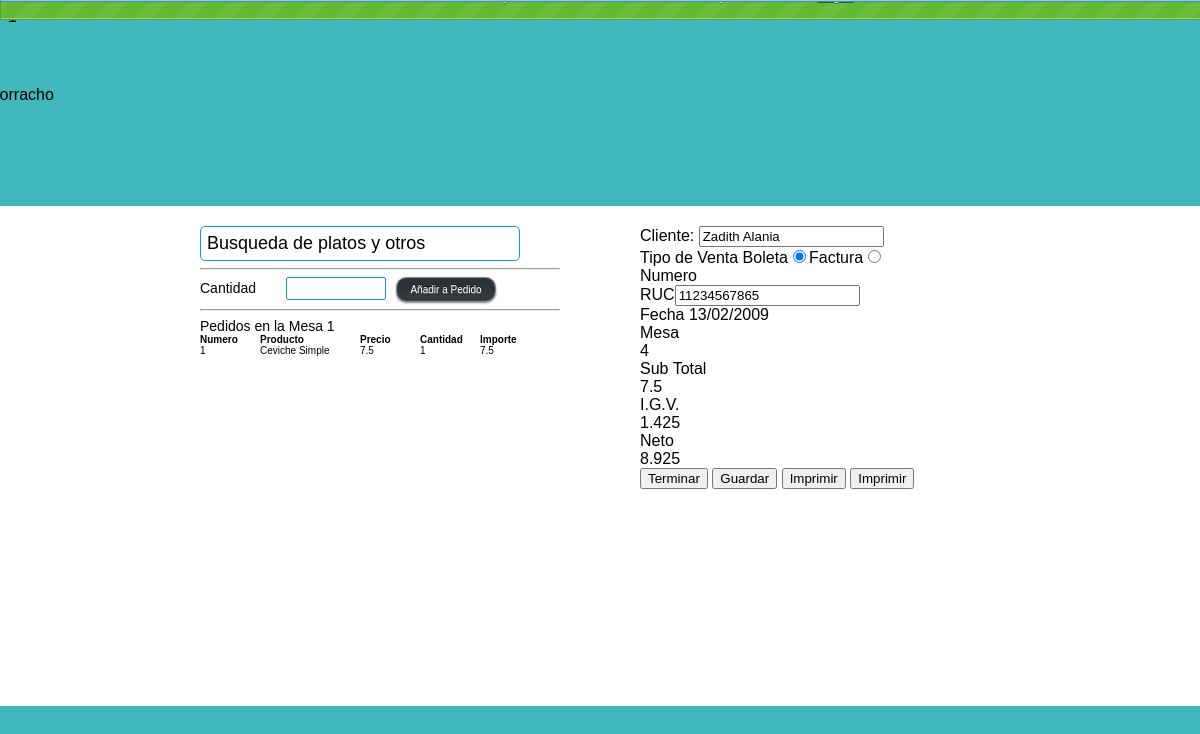
Page /detalle-mesa.php?1 (signed in) on the committed database.
### tables this page shows
CREATE TABLE `producto` (
  `id` int(11) NOT NULL AUTO_INCREMENT,
  `nombre` tinytext NOT NULL,
  `precio_venta` float NOT NULL,
  `costo` float NOT NULL,
  `stock` int(11) NOT NULL,
  `categoria` varchar(1) NOT NULL,
  PRIMARY KEY (`id`)
);

CREATE TABLE `venta` (
  `id` int(11) NOT NULL AUTO_INCREMENT,
  `numero_documento` int(11) NOT NULL,
  `tipo_documento` varchar(1) DEFAULT NULL,
  `fecha` varchar(11) NOT NULL,
  `forma_pago` varchar(1) NOT NULL,
  `total_venta` float NOT NULL,
  `id_cliente` int(11) NOT NULL,
  `id_empleado` int(11) NOT NULL,
  `id_mesa` int(11) NOT NULL,
  PRIMARY KEY (`id`)
);

CREATE TABLE `cliente` (
  `id` int(11) NOT NULL AUTO_INCREMENT,
  `ruc` varchar(11) DEFAULT NULL,
  `nombre` tinytext NOT NULL,
  `direccion` tinytext,
  PRIMARY KEY (`id`)
);

### detalle-mesa.php (the view, shortened to what this page needs)
<?php
$mesa_numero=array_keys($_GET)[0];
?>
<!DOCTYPE html PUBLIC "-//W3C//DTD XHTML 1.0 Strict//EN"
	"http://www.w3.org/TR/xhtml1/DTD/xhtml1-strict.dtd">
<html xmlns="http://www.w3.org/1999/xhtml" xml:lang="en" lang="en">
<head>
	<link rel="stylesheet" type="text/css" media="screen" href="css/style.css"/>
</head>
<body>
	<div class="success message"><?php if ($_COOKIE) { print $_COOKIE["success"];	}?></div>
	<div class="cabecera-logo">
		<div class="contenedor-cabecera">
			<img src="img/logo.png" alt="Limoncito Borracho" title="limoncitoborracho.pe">
		</div>
	</div>
	<div class="contenedor">
		<div class="cuerpo">
			<div class="detalle-mesa-plato">
			<input type="text" name="q" class="buscador-plato" value="Busqueda de platos y otros"><br>
			<div class="encontrado">
				<hr>
			</div>
			<div class="opcional">
				<label>Cantidad</label><input type="text" name="cantidad-pedido"><button class="agregar-plato">Añadir a Pedido</button>
			</div>
			<hr>
			<span class="titulo_mesa">Pedidos en la Mesa <?php print $mesa_numero; ?></span>
			<div class="pedido-actual">
				<ul class="cabecera-pedidos">
					<li>Numero</li>
					<li class='producto'>Producto</li>
					<li>Precio</li>
					<li>Cantidad</li>
					<li>Importe</li>
				</ul>
				<?php
				$sql="select * from evento_mesa where id='".$mesa_numero."'";
				$resultado=mysql_query($sql);
				while ($filas=mysql_fetch_assoc($resultado)) {
					$descripcion=split("/",$filas["contenido"]);
					$total=0;
					for ($i=0; $i<count($descripcion); $i++) {
					?>
					<ul class="platos-pedidos">
					<?php
						list($cantidad,$producto)=split('[*]',$descripcion[$i]);
						$sql_aux="select * from producto where id='".$producto."'";
						$resultado_aux=mysql_query($sql_aux);
						while ($filas_aux=mysql_fetch_assoc($resultado_aux)) {
							$total=$total+($cantidad*$filas_aux["precio_venta"]);
							print "<li>".($i+1)."</li>";
							print "<li class='producto'>".ucwords($filas_aux["nombre"])."</li>";
							print "<li>".$filas_aux["precio_venta"]."</li>";
							print "<li>".$cantidad."</li>";
							print "<li>".($cantidad*$filas_aux["precio_venta"])."</li>";
						}
					?>
					</ul>
					<?php
					}
				}
				?>
			</div>
		</div>
		<div class="detalle-mesa-cliente">
			<?php
				$sql="select * from venta inner join cliente where venta.id_mesa='".$mesa_numero."'";
				$resultado=mysql_query($sql);
				while ($filas=mysql_fetch_assoc($resultado)) {
			?>
			<div class="detalle-mesa-basico">
				<label>Cliente:</label>
				<input type="text" name="cliente" value="<?php print ucwords($filas["nombre"]);?>"><br>
				<label>Tipo de Venta</label>
				<?php
				if ($filas["tipo_documento"]==1) {
				?>
				<span>Boleta</span><input type="radio" checked name="venta" value="boleta"><span>Factura</span><input type="radio" name="venta" value="factura"><br>
				<?php }
				else { ?>
				<span>Boleta</span><input type="radio" name="venta" value="boleta"><span>Factura</span><input type="radio" checked name="venta" value="factura"><br>
				<?php }
				?>
				<label>Numero</label><span><?php $filas["numero_documento"];?></span><br>
				<label>RUC</label><input type="text" value="<?php print $filas["ruc"];?>" name="ruc">
			</div>
			<div class="detalle-mesa-fecha">
				<label>Fecha </label><span><?php print date("d/m/Y",$filas["fecha"]); ?></span><br>
				<label>Mesa</label><br>
				<span class="detalle-mesa-numero">4</span><br>
			</div>
			<?php
				}
			?>
			<div class="detalle-importe">
				<ul class="cabecera-importe">
					<li>Sub Total</li>
					<li><?php print $total; ?></li>
					<li>I.G.V.</li>
					<li><?php print ($total*0.19);?></li>
					<li>Neto</li>
					<li><?php print ($total+$total*0.19);?></li>
				</ul>
			</div>
			<div class="detalle-pedido-admin">
				<button class="terminar">Terminar</button>
				<button class="guardar">Guardar</button>
				<button class="imprimir">Imprimir</button>
				<button class="cancelar">Imprimir</button>
			</div>
		</div>
		</div>
	</div>
</body>
</html>

### css/style.css (style rules this page uses)
body { font-family: arial; background-color: #41B8BC; }
.message { background-size: 40px 40px; background-image: -webkit-linear-gradient(135deg, rgba(255, 255, 255, .05) 25%, transparent 25%, transparent 50%, rgba(255, 255, 255, .05) 50%, rgba(255, 255, 255, .05) 75%, transparent 75%, transparent); box-shadow: inset 0 -1px 0 rgba(255,255,255,.4); width: 100%; border: 1px solid; color: #fff; padding: 15px; position: fixed; _position: absolute; text-shadow: 0 1px 0 rgba(0,0,0,.5); -webkit-animation: animate-bg 5s linear infinite; top: 0; left: 0; text-align: center; font-family: arial; }
.success { margin-top: -30px; background-color: #61b832; border-color: #55a12c; }
a,p,ul { margin: 0; padding: 0; }
ul { list-style:none; }
.cabecera-logo { width: 100%; padding-top: 60px; _position:absolute; top:0; left:0; margin-left: -300; height: 50px; background-color: #41B8BC; }
.contenedor-cabecera { width: 800px; margin:0 auto; }
.contenedor { width: 100%; font-family: arial; padding-top: 20px; margin-top: 70px; position:absolute; left:0; background-color: #FFFFFF; height: 60%; }
.cuerpo { width: 800px; height:100%; margin: 0 auto; }
.detalle-mesa-plato { width: 360px; float:left; margin-right: 80px; font-size: 14px; }
.detalle-mesa-plato label { margin-right: 30px; width: 100px; }
.detalle-mesa-plato input[name="cantidad-pedido"] { border:none; padding: 3px; border: 1px solid #1E90FF; border-radius: 2px; width: 100px; margin-right: 10px; }
.detalle-mesa-plato button { font-family: Arial, Helvetica, sans-serif; font-size: 10px; color: #ffffff; width: 100px; padding: 6px 10px; margin:0 auto; background: -moz-linear-gradient( top, #273138 0%, #363a3d); background: -webkit-gradient( linear, left top, left bottom, from(#273138), to(#363a3d)); border-radius: 10px; -moz-border-radius: 10px; -webkit-border-radius: 10px; border: 1px solid #82898f; -moz-box-shadow: 0px 1px 2px rgba(000,000,000,0.5), inset 0px 0px 1px rgba(255,255,255,0.5); -webkit-box-shadow: 0px 1px 2px rgba(000,000,000,0.5), inset 0px 0px 1px rgba(255,255,255,0.5); text-shadow: 0px -1px 0px rgba(000,000,000,0.7), 0px 1px 0px rgba(255,255,255,0.3); }
.detalle-mesa-cliente { width: 360px; float: left; }
input[name="q"] { border:none; padding: 6px; border: 1.5px solid #1E90FF; width: 320px; border-radius: 5px; font-size: 18px; }
.pedido-actual li { float:left; width: 60px; font-size: 10px; }
.cabecera-pedidos { width: 360px; float:left; font-weight: bold; }
.platos-pedidos { width: 360px; float:left; }
.platos-pedidos li { vertical-align: middle; }
.cabecera-pedidos .producto { width: 100px; }
.platos-pedidos .producto { width: 100px; }

### rows in the picture
producto: nombre "Ceviche Simple", precio_venta "7.5", cantidad "1", $cantidad*$filas_aux['precio_venta'] "7.5"
venta: cliente "Zadith Alania", ruc "11234567865", fecha "13/02/2009"

### other values in the picture
$mesa_numero "1"
$total "7.5"
$total*0.19 "1.425"
$total+$total*0.19 "8.925"
